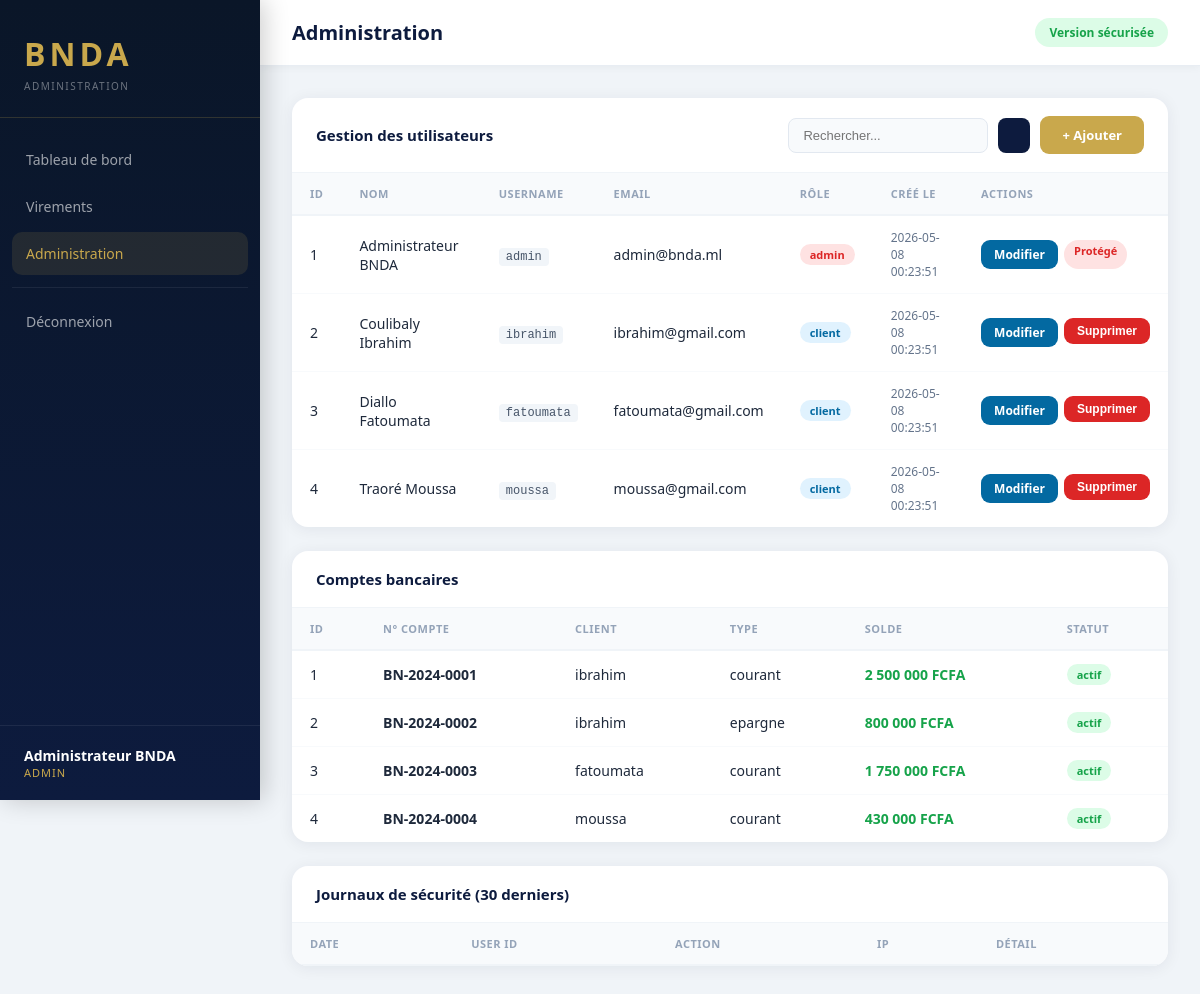
/admin.php (signed in), run on the app's committed database.
### tables this page shows
CREATE TABLE users (
    id INT AUTO_INCREMENT PRIMARY KEY,
    nom VARCHAR(100) NOT NULL,
    username VARCHAR(50) UNIQUE NOT NULL,
    email VARCHAR(150) UNIQUE NOT NULL,
    password_hash VARCHAR(255) NOT NULL,        
    role ENUM('admin','client') DEFAULT 'client',
    tentatives TINYINT DEFAULT 0,               
    verrou_fin DATETIME DEFAULT NULL,
    created_at DATETIME DEFAULT CURRENT_TIMESTAMP
);

CREATE TABLE comptes (
    id INT AUTO_INCREMENT PRIMARY KEY,
    user_id INT NOT NULL,
    numero VARCHAR(20) UNIQUE NOT NULL,
    type ENUM('courant','epargne') DEFAULT 'courant',
    solde DECIMAL(15,2) DEFAULT 0.00,
    statut ENUM('actif','bloque') DEFAULT 'actif',
    FOREIGN KEY (user_id) REFERENCES users(id) ON DELETE CASCADE
);

### db.php (called while the page is built, shortened)
<?php
function e(string $s): string {
    return htmlspecialchars($s, ENT_QUOTES | ENT_HTML5, 'UTF-8');
}
?>

### admin.php (the view, shortened to what this page needs)
<?php
require_once 'auth.php';
$q    = trim($_GET['q'] ?? '');
$like = '%' . $q . '%';
$stmt = $pdo->prepare("SELECT id,nom,username,email,role,created_at FROM users WHERE nom LIKE ? OR username LIKE ? ORDER BY id");
$stmt->execute([$like, $like]);
$users = $stmt->fetchAll();
$r2 = $pdo->prepare("SELECT c.*,u.username FROM comptes c JOIN users u ON c.user_id=u.id ORDER BY c.id");
$r2->execute();
$comptes = $r2->fetchAll();
?>
<!DOCTYPE html>
<html lang="fr">
<head>
</head>
<body> <aside class="sidebar"> <div class="sidebar-head"> <div class="logo">BNDA</div> <div class="sub">ADMINISTRATION</div> </div> <nav class="nav"> <a href="home.php">Tableau de bord</a> <a href="virement.php">Virements</a> <a href="admin.php" class="active">Administration</a> <hr class="nav-divider"> <a href="logout.php">Déconnexion</a> </nav> <div class="sidebar-foot"> <div class="user-info"> <div class="name"><?= e($_SESSION['nom']) ?></div> <div class="role"><?= e($_SESSION['role']) ?></div> </div> </div>
</aside> <main class="main"> <div class="topbar"> <h2> Administration</h2> <div class="secure-badge"> Version sécurisée</div> </div> <div class="content">
                     <div class="card"> <div class="card-head"> <h3> Gestion des utilisateurs</h3> <div style="display:flex;gap:10px;align-items:center;flex-wrap:wrap"> <form method="GET" class="search-row"> <input type="text" name="q" placeholder="Rechercher..." value="<?= e($q) ?>" maxlength="50"> <button type="submit"></button> </form> <a href="admin.php?action=create" class="btn btn-gold">+ Ajouter</a> </div> </div> <table> <thead> <tr> <th>ID</th><th>Nom</th><th>Username</th><th>Email</th> <th>Rôle</th><th>Créé le</th><th>Actions</th> </tr> </thead> <tbody> <?php foreach ($users as $u): ?> <tr> <td><?= (int)$u['id'] ?></td> <td><?= e($u['nom']) ?></td> <td><code><?= e($u['username']) ?></code></td> <td><?= e($u['email']) ?></td> <td><span class="badge badge-<?= e($u['role']) ?>"><?= e($u['role']) ?></span></td> <td style="color:#64748b;font-size:12px"><?= e($u['created_at']) ?></td> <td> <div class="td-actions"> <a href="admin.php?action=edit&id=<?= (int)$u['id'] ?>" class="btn btn-edit"> Modifier</a> <?php if ($u['role'] !== 'admin'): ?> <form method="POST" onsubmit="return confirm('Supprimer cet utilisateur ?')"> <button type="submit" class="btn btn-danger"> Supprimer</button> </form> <?php else: ?> <span class="badge badge-admin">Protégé</span> <?php endif; ?> </div> </td> </tr> <?php endforeach; ?> </tbody> </table> </div> <div class="card"> <div class="card-head"><h3> Comptes bancaires</h3></div> <table> <thead> <tr><th>ID</th><th>N° Compte</th><th>Client</th><th>Type</th><th>Solde</th><th>Statut</th></tr> </thead> <tbody> <?php foreach ($comptes as $c): ?> <tr> <td><?= (int)$c['id'] ?></td> <td><strong><?= e($c['numero']) ?></strong></td> <td><?= e($c['username']) ?></td> <td><?= e($c['type']) ?></td> <td class="amount"><?= number_format($c['solde'],0,',',' ') ?> FCFA</td> <td><span class="badge badge-actif"><?= e($c['statut']) ?></span></td> </tr> <?php endforeach; ?> </tbody> </table> </div> <div class="card"> <div class="card-head"><h3> Journaux de sécurité (30 derniers)</h3></div> <div class="scroll-table"> <table> <thead> <tr><th>Date</th><th>User ID</th><th>Action</th><th>IP</th><th>Détail</th></tr> </thead>
            </table> </div> </div> </div>
</main>
</body>
</html>

### admin.php (style rules this page uses)
*, *::before, *::after { box-sizing: border-box; margin: 0; padding: 0; }
body { font-family: 'Segoe UI', system-ui, sans-serif; background: #f0f4f8; display: flex; }
.sidebar { width: 260px; min-height: 100vh; position: fixed; left: 0; top: 0; background: linear-gradient(180deg, #0a1628 0%, #0d1b3e 100%); display: flex; flex-direction: column; box-shadow: 4px 0 24px rgba(0,0,0,0.2); z-index: 100; }
.sidebar-head { padding: 32px 24px 24px; border-bottom: 1px solid rgba(201,168,76,0.2); }
.sidebar-head .logo { color: #c9a84c; font-size: 32px; font-weight: 900; letter-spacing: 4px; }
.sidebar-head .sub { color: rgba(255,255,255,0.4); font-size: 10px; letter-spacing: 1.5px; margin-top: 4px; }
.nav { padding: 20px 12px; flex: 1; }
.nav a { display: flex; align-items: center; gap: 12px; padding: 12px 14px; border-radius: 10px; color: rgba(255,255,255,0.6); text-decoration: none; font-size: 14px; font-weight: 500; margin-bottom: 4px; transition: all 0.2s; }
.nav a:hover, .nav a.active { background: rgba(201,168,76,0.12); color: #c9a84c; }
.nav-divider { border: none; border-top: 1px solid rgba(255,255,255,0.07); margin: 12px 0; }
.sidebar-foot { padding: 20px 24px; border-top: 1px solid rgba(255,255,255,0.07); }
.user-info .name { color: #fff; font-size: 14px; font-weight: 600; }
.user-info .role { color: #c9a84c; font-size: 11px; text-transform: uppercase; letter-spacing: 1px; }
.main { margin-left: 260px; flex: 1; }
.topbar { background: #fff; padding: 18px 32px; display: flex; justify-content: space-between; align-items: center; border-bottom: 1px solid #e8edf3; box-shadow: 0 2px 8px rgba(0,0,0,0.04); }
.topbar h2 { font-size: 20px; color: #0d1b3e; font-weight: 700; }
.secure-badge { background: #dcfce7; color: #16a34a; padding: 6px 14px; border-radius: 20px; font-size: 12px; font-weight: 700; }
.content { padding: 32px; }
.card { background: #fff; border-radius: 16px; box-shadow: 0 2px 16px rgba(13,27,62,0.07); margin-bottom: 24px; overflow: hidden; }
.card-head { padding: 18px 24px; border-bottom: 1px solid #f0f4f8; display: flex; justify-content: space-between; align-items: center; flex-wrap: wrap; gap: 10px; }
.card-head h3 { font-size: 15px; font-weight: 700; color: #0d1b3e; }
input[type=text], input[type=email], input[type=password], select { width: 100%; padding: 11px 14px; border: 1.5px solid #e2e8f0; border-radius: 9px; font-size: 14px; background: #f8fafc; color: #1e293b; transition: border 0.2s; }
.btn { padding: 10px 22px; border-radius: 9px; font-size: 13px; font-weight: 700; border: none; cursor: pointer; transition: all 0.2s; text-decoration: none; display: inline-flex; align-items: center; gap: 5px; }
.btn-gold { background: #c9a84c; color: #fff; }
.btn-danger { background: #dc2626; color: #fff; font-size: 12px; padding: 6px 13px; }
.btn-edit { background: #0369a1; color: #fff; font-size: 12px; padding: 6px 13px; }
.search-row { display: flex; gap: 10px; }
.search-row input { padding: 9px 14px; border: 1.5px solid #e2e8f0; border-radius: 8px; font-size: 13px; background: #f8fafc; width: 200px; }
.search-row button { padding: 9px 16px; background: #0d1b3e; color: #fff; border: none; border-radius: 8px; cursor: pointer; font-size: 13px; }
table { width: 100%; border-collapse: collapse; }
thead th { padding: 13px 18px; text-align: left; font-size: 11px; color: #94a3b8; font-weight: 600; letter-spacing: 0.5px; text-transform: uppercase; background: #f8fafc; border-bottom: 2px solid #f0f4f8; }
tbody td { padding: 13px 18px; border-bottom: 1px solid #f8fafc; font-size: 14px; color: #1e293b; }
tbody tr:last-child td { border-bottom: none; }
.badge { display: inline-block; padding: 3px 10px; border-radius: 20px; font-size: 11px; font-weight: 700; }
.badge-admin { background: #fee2e2; color: #dc2626; }
.badge-client { background: #e0f2fe; color: #0369a1; }
.badge-actif { background: #dcfce7; color: #16a34a; }
.amount { font-weight: 700; color: #16a34a; }
.scroll-table { max-height: 300px; overflow-y: auto; }
code { background: #f1f5f9; padding: 2px 7px; border-radius: 4px; font-size: 12px; color: #475569; }
.td-actions { display: flex; gap: 6px; }

### data on the page
users: id "1", nom "Administrateur BNDA", username "admin", email "admin@bnda.ml", role "admin", created_at "2026-05-08 00:23:51", shows "Protégé"
users: id "2", nom "Coulibaly Ibrahim", username "ibrahim", email "ibrahim@gmail.com", role "client", created_at "2026-05-08 00:23:51"
users: id "3", nom "Diallo Fatoumata", username "fatoumata", email "fatoumata@gmail.com", role "client", created_at "2026-05-08 00:23:51"
users: id "4", nom "Traoré Moussa", username "moussa", email "moussa@gmail.com", role "client", created_at "2026-05-08 00:23:51"
comptes: id "1", numero "BN-2024-0001", user.username "ibrahim", type "courant", solde "2 500 000", statut "actif"
comptes: id "2", numero "BN-2024-0002", user.username "ibrahim", type "epargne", solde "800 000", statut "actif"
comptes: id "3", numero "BN-2024-0003", user.username "fatoumata", type "courant", solde "1 750 000", statut "actif"
comptes: id "4", numero "BN-2024-0004", user.username "moussa", type "courant", solde "430 000", statut "actif"

### other printed values
$_SESSION['nom'] "Administrateur BNDA"
$_SESSION['role'] "ADMIN"
